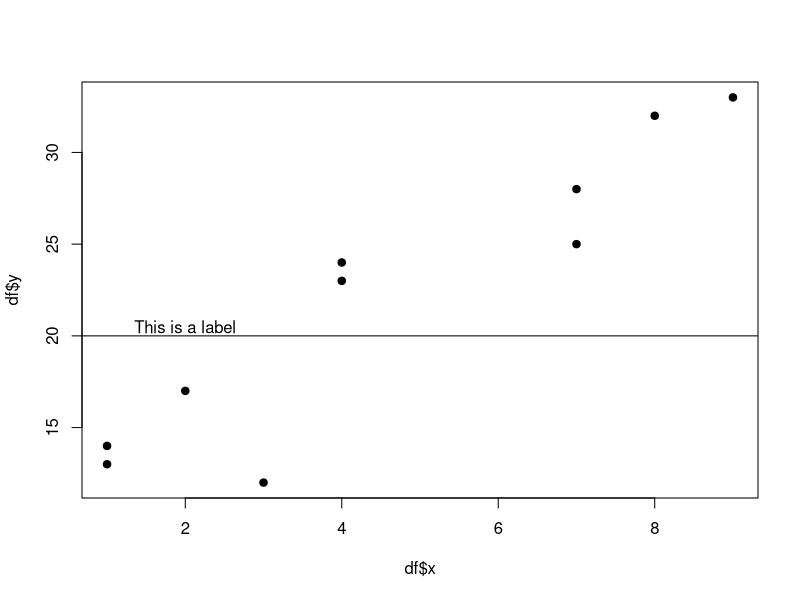
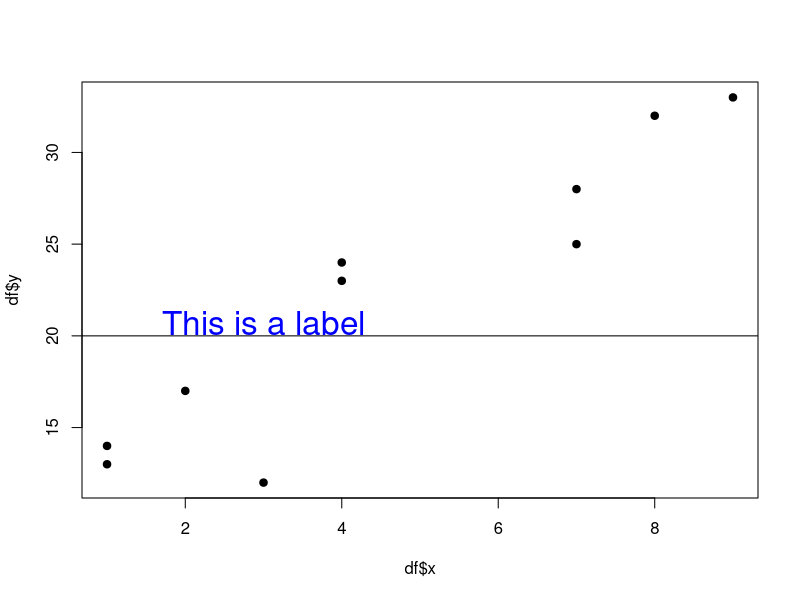
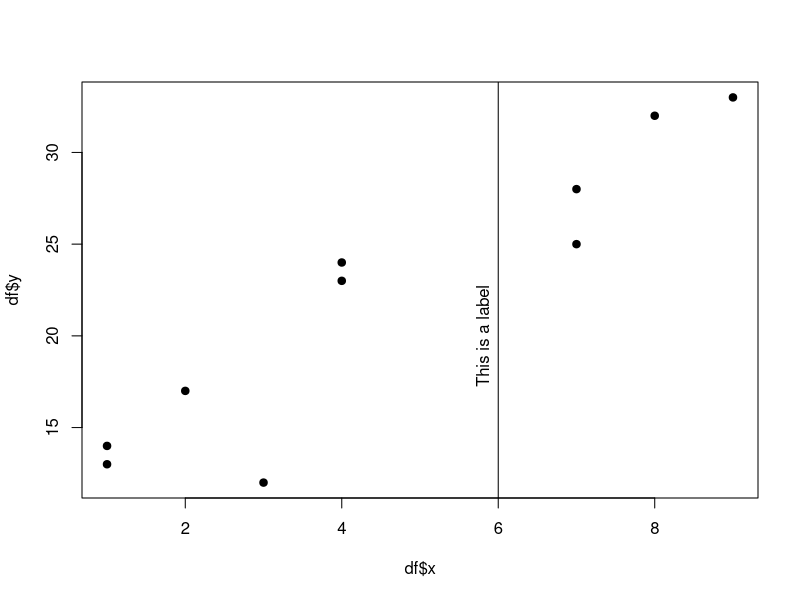

These figures' R source, in order:
# add label to horizontal abline in R
# create data frame
df <- data.frame(x=c(1, 1,2,3, 4, 4, 7, 7, 8, 9),
                 y=c(13, 14, 17, 12, 23, 24, 25, 28, 32, 33))

# create scattterplot of x vs. y
plot(df$x, df$y, pch=19)

# add horizontal line at y=20
abline(h=20)

# add label to horizontal line
text(x=2, y=20.5, "This is a label")

# #create data frame
df <- data.frame(x=c(1, 1, 2, 3, 4, 4, 7, 7, 8, 9),
                 y=c(13, 14, 17, 12, 23, 24, 25, 28, 32, 33))

#create scatterplot of x vs. y
plot(df$x, df$y, pch=19)

#add horizontal line at y=20
abline(h=20)

# add label to horizontal line (with blue color and double the font size)
text(x=3, y=20.7, "This is a label", col="blue", cex=2)

# add label to vertical abline in R
#create data frame
df <- data.frame(x=c(1, 1, 2, 3, 4, 4, 7, 7, 8, 9),
                 y=c(13, 14, 17, 12, 23, 24, 25, 28, 32, 33))

#create scatterplot of x vs. y
plot(df$x, df$y, pch=19)

#add horizontal line at y=20
abline(v=6)

# add label to vertical line
text(x=5.8, y=20, srt=90, "This is a label")
